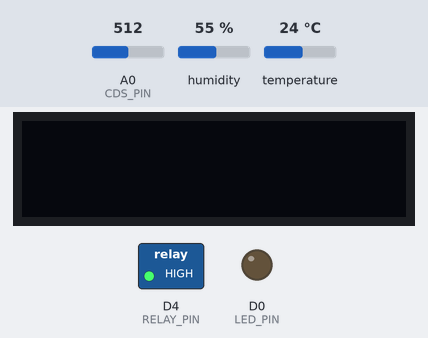
Bench run of a sketch on a simulated ESP8266 (NodeMCU). Parts: 128×32 one-colour display, switched loads named in the sketch (green lamp = pin HIGH), output pins drawn as LEDs (lit = HIGH). The inputs (shaded band) are chosen by the test bench; at power-on: A0 (CDS_PIN) = 512, humidity 55 %, temperature 24 °C. The display library's start-up logo is not drawn; no MQTT or app messages arrive unless stated.

Above: at 2.3 s.
2.4 s: A0 (CDS_PIN) set to 53
At 11.2 s:
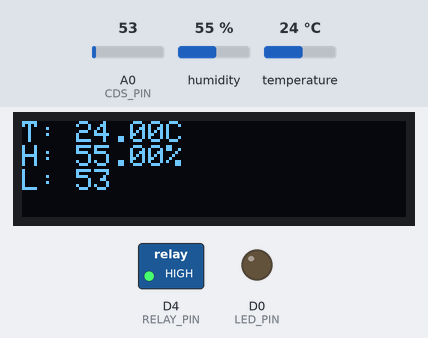
11.5 s: A0 (CDS_PIN) set to 47
At 21.2 s:
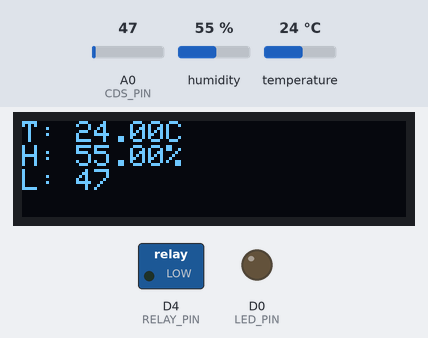
23.5 s: humidity set to 22 %
At 31.2 s:
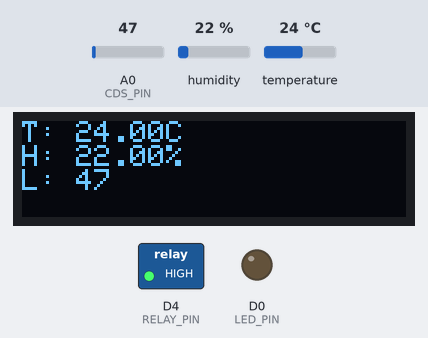
31.5 s: temperature set to 12 °C
At 41.2 s:
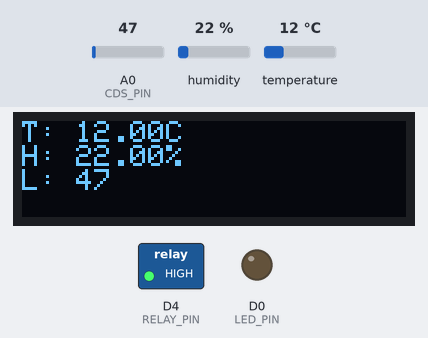
41.5 s: humidity set to 40 %
At 51.2 s:
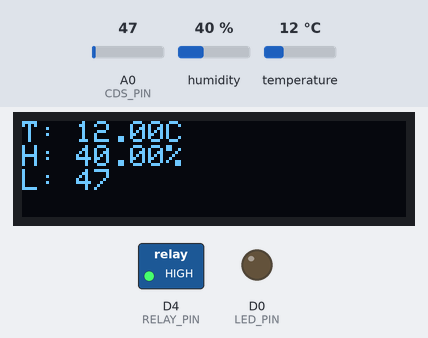
51.5 s: A0 (CDS_PIN) set to 0
At 61.2 s:
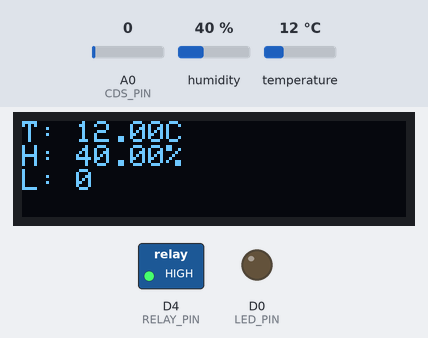
Timing chart, 0 to 62.5 s (numbered marks = the images above; inputs shaded):
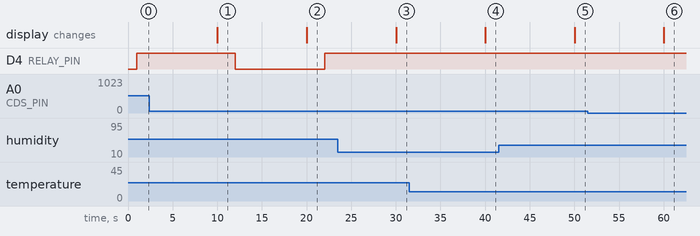

The sketch:

IoTServer.ino
```cpp
#include "EspMQTTClient.h"
#include <ESP8266WiFi.h>
#include <Arduino_JSON.h>
#include <Adafruit_GFX.h>
#include <Adafruit_SSD1306.h>
#include "DHTesp.h"

// NodeMCU pin numbers
#define D0 16
#define D3 0
#define D4 2

// Sensors and actuators
#define LED_PIN D0
#define CDS_PIN A0
#define RELAY_PIN D4
#define DHTPIN D3
// DHT type
#define DHTTYPE DHT22

// Relay states, active-low
#define RELAY_OFF HIGH
#define RELAY_ON LOW
int relayState = LOW;

// OLED display dimensions
#define SCREEN_WIDTH 128    // OLED display width, in pixels
#define SCREEN_HEIGHT 32    // OLED display height, in pixels
#define OLED_RESET     -1   // Reset pin # (or -1 if sharing Arduino reset pin)
#define SCREEN_ADDRESS 0x3C ///< See datasheet for Address; 0x3D for 128x64, 0x3C for 128x32

Adafruit_SSD1306 display(SCREEN_WIDTH, SCREEN_HEIGHT, &Wire, OLED_RESET); // display data

// CDS light intensity value
int lightValue;

// led light state
int ledLightState = LOW;

// USBLED states
enum state {
  CMD_ON_STATE = 0,
  LIGHT_STATE,
  EVENT_STATE,
  DARK_STATE
};
enum state currState = LIGHT_STATE;

// USBLED light interval
unsigned long lightTimer = 0;
const long lightInterval = 10000; // 10s

// DHT22 data
DHTesp dht;
float temperature, humidity;

// DHT22 read dhtInterval
unsigned long dhtCurrMillis;
unsigned long dhtPrevMillis = 0;
const long dhtInterval = 10000; // 10s

// cds read cdsInterval
unsigned long cdsCurrMillis;
unsigned long cdsPrevMillis = 0;
const long cdsInterval = 1000; // 1s

// MQTT data
#define mqttBroker "sweetdream.iptime.org"
#define mqttClientname "22100113@SB"
#define MQTTUsername "iot"
#define MQTTPassword "csee1414"

const char *WifiSSID = "NTH413";
const char *WifiPassword = "cseenth413";
String mqttTopic = "iot/22100113";

EspMQTTClient mqttClient(
  WifiSSID,
  WifiPassword,
  mqttBroker,      // MQTT Broker server ip
  MQTTUsername,     // Can be omitted if not needed
  MQTTPassword,     // Can be omitted if not needed
  mqttClientname,  // Client name that uniquely identify your device
  1883              // The MQTT port, default to 1883. this line can be omitted
);

void display_sensors(float temperature, float humidity, int lightValue) {
  // setup display
  display.clearDisplay();

  display.setTextSize(1);
  display.setTextColor(SSD1306_WHITE);
  display.setCursor(0, 0);

  // write to display buffer, sensor values
  display.print(F("T: "));
  display.print(temperature);
  display.println(F("C"));

  display.print(F("H: "));
  display.print(humidity);
  display.println(F("%"));

  display.print(F("L: "));
  display.println(lightValue);

  display.display();
}

////////////// setup() //////////////
void setup() {
  Serial.begin(9600);

  // init WiFi connection
  WiFi.mode(WIFI_STA);

  // init OLED display
  if(!display.begin(SSD1306_SWITCHCAPVCC, SCREEN_ADDRESS)) {
    Serial.println(F("SSD1306 allocation failed"));
    for(;;);
  }

  display.display();
  display.clearDisplay();

  // init pins
  pinMode(LED_PIN, OUTPUT);
  digitalWrite(LED_PIN, LOW); // init state, off

  pinMode(CDS_PIN, INPUT);

  pinMode(RELAY_PIN, OUTPUT);
  digitalWrite(RELAY_PIN, RELAY_OFF); // init state, off

  // init DHT22
  dht.setup(DHTPIN, DHTesp::DHTTYPE);

  // enable mqtt debugging
  // mqttClient.enableDebuggingMessages();
  // mqttClient.enableHTTPWebUpdater();
}

////////////// loop() //////////////
void loop() {
  // mqtt subscribe
  mqttClient.loop();

  // current time, cds and dht
  cdsCurrMillis = millis();
  dhtCurrMillis = millis();

  // read current light value, 1s
  if (cdsCurrMillis - cdsPrevMillis >= cdsInterval) {
    cdsPrevMillis = cdsCurrMillis;
    lightValue = analogRead(CDS_PIN);
  }

  // read DHT22 every 10000 millis, 10s
  if (dhtCurrMillis - dhtPrevMillis >= dhtInterval) {
    dhtPrevMillis = dhtCurrMillis;

    // delay(dht.getMinimumSamplingPeriod());
    temperature = dht.getTemperature();
    humidity = dht.getHumidity();

    // check validity of DHT22 values
    if (isnan(temperature) || isnan(humidity)) {
      Serial.println("Failed to read from DHT sensor");
    }
    else {
      // display dht + cds values to OLED display, and publish data to mqttTopic
      display_sensors(temperature, humidity, lightValue);
      cds_dht_mqtt_publish();
    }
  }

  // // control USBLED depending on cds value
  if (CMD_ON_STATE != currState) {                    // CMD has highest precedence
    if (lightValue > 100) {                           // if bright state
      currState = LIGHT_STATE;                        // current state = bright state
    }
    else if (lightValue < 50) {                     // if dark state
      if (LIGHT_STATE == currState) {                 // if prev state = light state, an event
        currState = EVENT_STATE;
        lightTimer = millis();                        // start 10s timer
      }
      else {                                        // if prev state = dark state, not an event
        if (millis() - lightTimer > lightInterval) {  // if 10s passed
          currState = DARK_STATE;                     // turn off USBLED
        }
        else {                                      // if 10s did not passed
          currState = EVENT_STATE;                    // keep USBLED on
        }
      }
    }
  }

  // if CMD_ON is given, or event occured: turn on USBLED
  if (CMD_ON_STATE == currState || EVENT_STATE == currState) {
    relayState = RELAY_ON;
    digitalWrite(RELAY_PIN, relayState);
  }
  else {
    relayState = RELAY_OFF;
    digitalWrite(RELAY_PIN, relayState);
  }
}

// publish {temperature, humidity, light_intensity} to mqtt
void cds_dht_mqtt_publish(void) {
  // JSON init
  JSONVar myObject;
  myObject["temp"] = (int) temperature;
  myObject["hum"] = (int) humidity;
  myObject["cds"] = lightValue;
  String jsonString = JSON.stringify(myObject);

  String pubTopic = mqttTopic += "/data";
  mqttClient.publish(pubTopic, jsonString);
}

// on mqtt connection established, read from subscribed topic
void onConnectionEstablished() {
  mqttClient.subscribe(mqttTopic, [](const String & payload) {
    // JSON init
    JSONVar rpiJson = JSON.parse(payload);

    if ((int) rpiJson["cds"] == 1) {
      String cds_mqttTopic = mqttTopic += "/cds";
      mqttClient.publish(mqttTopic, String(lightValue));

      Serial.print("cds");
    }
    else if ((int) rpiJson["temp"] == 1) {
      String temp_mqttTopic = mqttTopic += "/temp";
      mqttClient.publish(mqttTopic, String(temperature));

      Serial.print("temperature");
    }
    else if ((int) rpiJson["hum"] == 1) {
      String temp_mqttTopic = mqttTopic += "/hum";
      mqttClient.publish(mqttTopic, String(humidity));

      Serial.print("humidity");
    }
    else if ((int) rpiJson["led"] == 1) { // led toggle
      ledLightState = !ledLightState; // inverse current state

      Serial.print("led toggle");
    }
    else if ((int) rpiJson["led_on"] == 1) {
      ledLightState = HIGH;

      Serial.print("led_on");
    }
    else if ((int) rpiJson["led_off"] == 1) {
      ledLightState = LOW;

      Serial.print("led_off");
    }
    else if ((int) rpiJson["usb"] == 1) { // usbled toggle
      if (currState != EVENT_STATE) { // usbled toggle doesn't affect event state
        relayState = !relayState; // inverse current state

        if (RELAY_ON == relayState) { // if toggling turned usbled on
          currState = CMD_ON_STATE;
        } else { // if toggling turned usbled off
          currState = DARK_STATE;
        }
      }

      Serial.print("usb toggle");
    }
    else if ((int) rpiJson["usb_on"] == 1) {
      relayState = RELAY_ON;
      currState = CMD_ON_STATE;

      Serial.print("usb_on");
    }
    else if ((int) rpiJson["usb_off"] == 1) {
      lightTimer = -10; // handle edge case, usb_off right away

      relayState = RELAY_OFF;
      currState = DARK_STATE;

      Serial.print("usb_off");
    }

    // control of LED and USB LED
    digitalWrite(LED_PIN, ledLightState);
    digitalWrite(RELAY_PIN, relayState);
  });

  mqttClient.publish(mqttTopic, "Greetings from NodeMCU");
}
```

Measured:
- the behaviour switches between 50 and 49 on A0 (CDS_PIN) (found by bisection; images 1 and 2)
- after the input at 2.4 s, the display: changes after 7.6 s (image 1)
- after the input at 11.5 s, D4 (RELAY_PIN): HIGH → LOW after 0.52 s, → HIGH 10.0 s later; the display: changes after 8.5 s (image 2)
- after the input at 23.5 s, the display: changes after 6.5 s (image 3)
- after the input at 31.5 s, the display: changes after 8.5 s (image 4)
- after the input at 41.5 s, the display: changes after 8.5 s (image 5)
- after the input at 51.5 s, the display: changes after 8.5 s (image 6)
